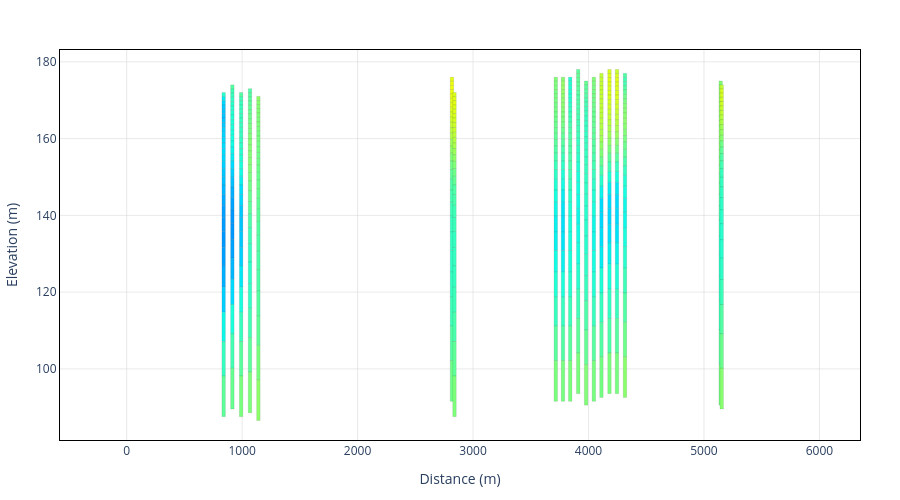

Source (notebook cell):
### Code cell
from GIS_profile_only import Profile
p1 = Profile(dataframe=sesh.models)
p1.get_figure([[[42.0156289092472, 4.103848708718537], [42.04633759650765, 4.145781152206405]]], 'blocky', 0, None)
